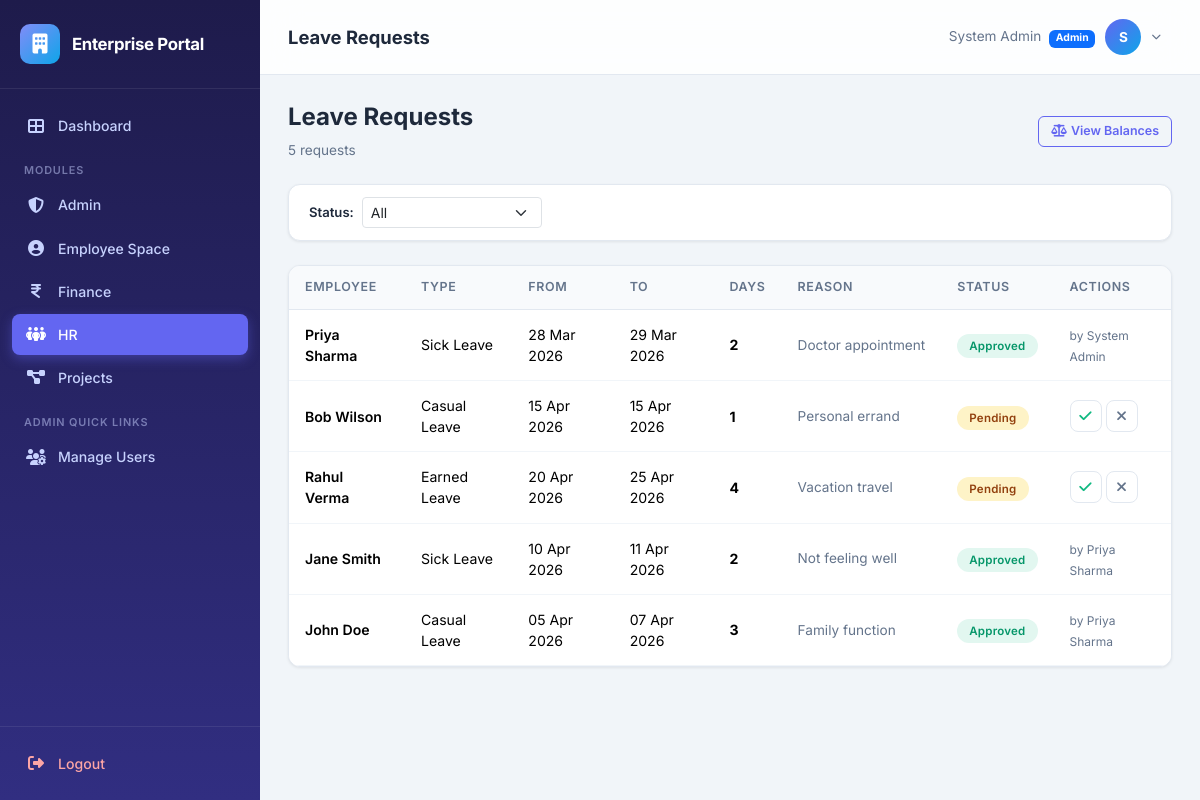
/hr/leaves (signed in), run on the app's committed database.
### app/models.py (models this page shows, shortened)
class Module(db.Model):
    __tablename__ = 'modules'
    id = db.Column(db.Integer, primary_key=True)
    name = db.Column(db.String(50), unique=True, nullable=False)
    slug = db.Column(db.String(50), unique=True, nullable=False)
    description = db.Column(db.String(200), default='')
    icon = db.Column(db.String(50), default='fas fa-cube')

class User(UserMixin, db.Model):
    __tablename__ = 'users'
    id = db.Column(db.Integer, primary_key=True)
    username = db.Column(db.String(80), unique=True, nullable=False, index=True)
    email = db.Column(db.String(120), unique=True, nullable=False)
    password_hash = db.Column(db.String(256), nullable=False)
    full_name = db.Column(db.String(150), nullable=False)
    phone = db.Column(db.String(20), default='')
    is_admin = db.Column(db.Boolean, default=False)
    is_active_user = db.Column(db.Boolean, default=True)
    must_change_password = db.Column(db.Boolean, default=False)
    created_at = db.Column(db.DateTime, default=datetime.utcnow)
    modules = db.relationship('Module', secondary='user_modules', backref=db.backref('users', lazy='dynamic'))
    employee = db.relationship('Employee', backref='user', uselist=False, lazy='joined')
    tasks_assigned = db.relationship('Task', backref='assignee', foreign_keys='Task.assigned_to')
    expenses = db.relationship('Expense', backref='submitter', foreign_keys='Expense.submitted_by')
    projects_created = db.relationship('Project', backref='creator', foreign_keys='Project.created_by')
    @property
    def is_active(self):
        return self.is_active_user

class Leave(db.Model):
    __tablename__ = 'leaves'
    id = db.Column(db.Integer, primary_key=True)
    employee_id = db.Column(db.Integer, db.ForeignKey('employees.id', ondelete='CASCADE'), nullable=False)
    leave_type = db.Column(db.String(30), nullable=False)          # Casual, Sick, Earned
    start_date = db.Column(db.Date, nullable=False)
    end_date = db.Column(db.Date, nullable=False)
    total_days = db.Column(db.Integer, default=1)
    status = db.Column(db.String(20), default='Pending')           # Pending, Approved, Rejected
    reason = db.Column(db.Text, default='')
    rejection_reason = db.Column(db.Text, default='')
    approved_by = db.Column(db.Integer, db.ForeignKey('users.id'), nullable=True)
    created_at = db.Column(db.DateTime, default=datetime.utcnow)
    approver = db.relationship('User', foreign_keys=[approved_by])

### app/hr/routes.py (the view)
@bp.route('/leaves')
@module_required('hr')
def leaves():
    status_filter = request.args.get('status', '')
    query = Leave.query
    if status_filter:
        query = query.filter_by(status=status_filter)
    all_leaves = query.order_by(Leave.created_at.desc()).all()
    return render_template('hr/leaves.html', leaves=all_leaves,
                           selected_status=status_filter)

### app/templates/hr/leaves.html (shortened to what this page needs)
{% extends "base.html" %}
{% block page_title %}Leave Requests{% endblock %}
{% block content %}
<div class="d-flex justify-content-between align-items-center mb-4">
    <div>
        <h4 style="font-weight:700;">Leave Requests</h4>
        <p style="color:var(--text-secondary); font-size:0.85rem; margin:0;">{{ leaves | length }} requests</p>
    </div>
    <a href="{{ url_for('hr.leave_balances') }}" class="btn btn-outline-primary btn-sm">
        <i class="fas fa-scale-balanced me-1"></i>View Balances
    </a>
</div>
<div class="data-card mb-4" style="padding:12px 20px;">
    <form method="GET" class="d-flex gap-2 align-items-center">
        <label style="font-size:0.82rem; font-weight:600; white-space:nowrap;">Status:</label>
        <select name="status" class="form-select form-select-sm" style="max-width:180px;" onchange="this.form.submit()">
            <option value="">All</option>
        </select>
    </form>
</div>
<div class="data-card">
    <div class="table-responsive">
        <table class="table">
            <thead>
                <tr>
                    <th>Employee</th>
                    <th>Type</th>
                    <th>From</th>
                    <th>To</th>
                    <th>Days</th>
                    <th>Reason</th>
                    <th>Status</th>
                    <th>Actions</th>
                </tr>
            </thead>
            <tbody>
                {% for leave in leaves %}
                <tr>
                    <td class="fw-semibold">{{ leave.employee.user.full_name }}</td>
                    <td>{{ leave.leave_type }}</td>
                    <td>{{ leave.start_date.strftime('%d %b %Y') }}</td>
                    <td>{{ leave.end_date.strftime('%d %b %Y') }}</td>
                    <td><strong>{{ leave.total_days or leave.calc_days() }}</strong></td>
                    <td style="font-size:0.85rem; color:var(--text-secondary); max-width:200px; overflow:hidden; text-overflow:ellipsis; white-space:nowrap;">
                        {{ leave.reason or '—' }}
                    </td>
                    <td>
                        {% if leave.status == 'Pending' %}
                        <span class="badge-status" style="background:#fef3c7; color:#92400e;">Pending</span>
                        {% elif leave.status == 'Approved' %}
                        <span class="badge-status badge-approved">Approved</span>
                        {% elif leave.status == 'Rejected' %}
                        <span class="badge-status badge-rejected">Rejected</span>
                        {% endif %}
                    </td>
                    <td>
                        {% if leave.status == 'Pending' %}
                        <form method="POST" action="{{ url_for('hr.leave_action', leave_id=leave.id) }}" class="d-inline">
                            <button type="submit" class="btn-action" title="Approve" style="color:var(--success);">
                                <i class="fas fa-check"></i>
                            </button>
                        </form>
                        <form method="POST" action="{{ url_for('hr.leave_action', leave_id=leave.id) }}" class="d-inline" onsubmit="var r=prompt('Rejection reason (optional):'); if(r!==null){this.querySelector('[name=rejection_reason]').value=r; return true;} return false;">
                            <button type="submit" class="btn-action danger" title="Reject">
                                <i class="fas fa-times"></i>
                            </button>
                        </form>
                        {% else %}
                        <span style="font-size:0.75rem; color:var(--text-secondary);">
                            {% if leave.approver %}by {{ leave.approver.full_name }}{% endif %}
                        </span>
                        {% endif %}
                    </td>
                </tr>
                {% else %}
                <tr><td colspan="8" class="text-center py-4" style="color:var(--text-secondary);">No leave requests found</td></tr>
                {% endfor %}
            </tbody>
        </table>
    </div>
</div>
{% endblock %}

### app/templates/base.html (shortened to what this page needs)
<!DOCTYPE html>
<html lang="en">
<head>
    <link href="https://cdn.jsdelivr.net/npm/bootstrap@5.3.3/dist/css/bootstrap.min.css" rel="stylesheet">
    <link href="https://cdnjs.cloudflare.com/ajax/libs/font-awesome/6.5.1/css/all.min.css" rel="stylesheet">
    <link rel="stylesheet" href="{{ url_for('static', filename='css/style.css') }}">
</head>
<body>
    <aside id="sidebar" class="sidebar">
        <div class="sidebar-brand">
            <div class="brand-icon">
                <i class="fas fa-building"></i>
            </div>
            <h5>Enterprise Portal</h5>
        </div>
        <nav class="sidebar-nav">
            <a href="{{ url_for('main_dashboard') }}" class="nav-link">
                <i class="fas fa-th-large"></i>
                <span>Dashboard</span>
            </a>
            <div class="nav-label">Modules</div>
            {% for mod in user_modules %}
                {% if mod.slug == 'admin' %}
                <a href="{{ url_for('admin.dashboard') }}" class="nav-link" id="nav-admin">
                    <i class="fas fa-shield-halved"></i>
                    <span>Admin</span>
                </a>
                {% elif mod.slug == 'hr' %}
                <a href="{{ url_for('hr.dashboard') }}" class="nav-link" id="nav-hr">
                    <i class="fas fa-people-group"></i>
                    <span>HR</span>
                </a>
                {% elif mod.slug == 'pm' %}
                <a href="{{ url_for('pm.dashboard') }}" class="nav-link" id="nav-pm">
                    <i class="fas fa-diagram-project"></i>
                    <span>Projects</span>
                </a>
                {% elif mod.slug == 'finance' %}
                <a href="{{ url_for('finance.dashboard') }}" class="nav-link" id="nav-finance">
                    <i class="fas fa-indian-rupee-sign"></i>
                    <span>Finance</span>
                </a>
                {% elif mod.slug == 'employee' %}
                <a href="{{ url_for('employee.dashboard') }}" class="nav-link" id="nav-employee">
                    <i class="fas fa-user-circle"></i>
                    <span>Employee Space</span>
                </a>
                {% endif %}
            {% endfor %}
            {% if current_user.is_admin %}
            <div class="nav-label">Admin Quick Links</div>
            <a href="{{ url_for('admin.users') }}" class="nav-link">
                <i class="fas fa-users-cog"></i>
                <span>Manage Users</span>
            </a>
            {% endif %}
        </nav>
        <div class="sidebar-footer">
            <a href="{{ url_for('auth.logout') }}" class="nav-link">
                <i class="fas fa-right-from-bracket"></i>
                <span>Logout</span>
            </a>
        </div>
    </aside>
    <div class="main-content">
        <header class="top-navbar">
            <div class="d-flex align-items-center gap-3">
                <h1 class="page-title">{% block page_title %}Dashboard{% endblock %}</h1>
            </div>
            <div class="user-dropdown">
                <button class="user-dropdown-toggle" id="userDropdownBtn" type="button">
                    <span class="d-none d-md-inline" style="font-size:0.85rem; color: var(--text-secondary);">
                        {{ current_user.full_name }}
                        {% if current_user.is_admin %}
                            <span class="badge bg-primary ms-1" style="font-size:0.65rem;">Admin</span>
                        {% endif %}
                    </span>
                    <div class="user-avatar">
                        {{ current_user.full_name[0] | upper }}
                    </div>
                    <i class="fas fa-chevron-down" style="font-size:0.6rem; color:var(--text-secondary);"></i>
                </button>
            </div>
        </header>
        <div class="page-body">
            {% block content %}{% endblock %}
        </div>
    </div>
</body>
</html>

### data on the page
User: full_name "System Admin", full_name "S"
Leave: employee.user.full_name "Priya Sharma", leave_type "Sick Leave", start_date "28 Mar 2026", end_date "29 Mar 2026", total_days "2", reason "Doctor appointment", status "Approved", approver.full_name "System Admin"
Leave: employee.user.full_name "Bob Wilson", leave_type "Casual Leave", start_date "15 Apr 2026", end_date "15 Apr 2026", total_days "1", reason "Personal errand", status "Pending"
Leave: employee.user.full_name "Rahul Verma", leave_type "Earned Leave", start_date "20 Apr 2026", end_date "25 Apr 2026", total_days "4", reason "Vacation travel", status "Pending"
Leave: employee.user.full_name "Jane Smith", leave_type "Sick Leave", start_date "10 Apr 2026", end_date "11 Apr 2026", total_days "2", reason "Not feeling well", status "Approved", approver.full_name "Priya Sharma"
Leave: employee.user.full_name "John Doe", leave_type "Casual Leave", start_date "05 Apr 2026", end_date "07 Apr 2026", total_days "3", reason "Family function", status "Approved", approver.full_name "Priya Sharma"

### other printed values
{{ leaves | length }} "5"
